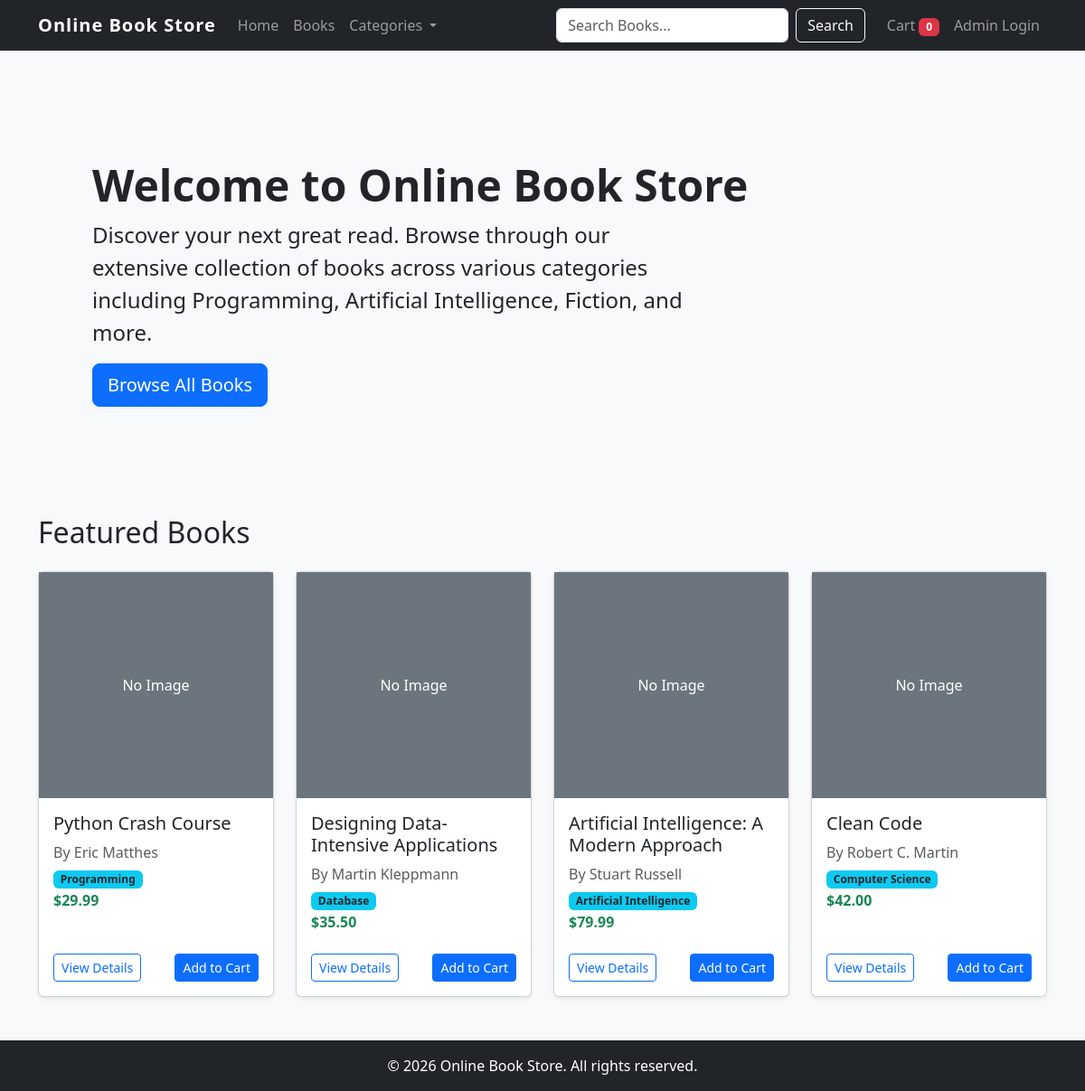
The page / on the database its author committed.
### books/models.py (models this page shows, shortened)
class Book(models.Model):
    title = models.CharField(max_length=200)
    author = models.CharField(max_length=200)
    price = models.DecimalField(max_digits=10, decimal_places=2)
    category = models.ForeignKey(Category, on_delete=models.CASCADE)
    description = models.TextField()
    image = models.ImageField(upload_to='books/', blank=True, null=True)
    stock = models.IntegerField(default=0)

class Category(models.Model):
    name = models.CharField(max_length=100)
    class Meta:
        verbose_name_plural = "Categories"

### books/views.py (the view)
# urls.py: path('', views.home, name='home'),
def home(request):
    books = Book.objects.all()[:4] # Display top 4 books
    return render(request, 'books/home.html', {'books': books})

### books/context_processors.py (called while the page is built)
def categories_processor(request):
    return {'global_categories': Category.objects.all()}

### books/templates/books/home.html
{% extends 'books/base.html' %}
{% block content %}
<div class="p-5 mb-4 bg-light rounded-3">
    <div class="container-fluid py-5">
        <h1 class="display-5 fw-bold">Welcome to Online Book Store</h1>
        <p class="col-md-8 fs-4">Discover your next great read. Browse through our extensive collection of books across various categories including Programming, Artificial Intelligence, Fiction, and more.</p>
        <a href="{% url 'book_list' %}" class="btn btn-primary btn-lg">Browse All Books</a>
    </div>
</div>
<h2 class="mb-4">Featured Books</h2>
<div class="row row-cols-1 row-cols-md-2 row-cols-lg-4 g-4">
    {% for book in books %}
    <div class="col">
        <div class="card h-100 shadow-sm">
            {% if book.image %}
            <img src="{{ book.image.url }}" class="card-img-top" alt="{{ book.title }}" style="height: 250px; object-fit: cover;">
            {% else %}
            <div class="bg-secondary text-white d-flex align-items-center justify-content-center" style="height: 250px;">
                <span>No Image</span>
            </div>
            {% endif %}
            <div class="card-body d-flex flex-column">
                <h5 class="card-title">{{ book.title }}</h5>
                <p class="card-text text-muted mb-1">By {{ book.author }}</p>
                <p class="card-text mb-1"><span class="badge bg-info text-dark">{{ book.category.name }}</span></p>
                <h6 class="card-text text-success fw-bold">${{ book.price }}</h6>
                <div class="mt-auto pt-3 d-flex justify-content-between">
                    <a href="{% url 'book_detail' book.id %}" class="btn btn-outline-primary btn-sm">View Details</a>
                    {% if book.stock > 0 %}
                        <a href="{% url 'add_to_cart' book.id %}" class="btn btn-primary btn-sm">Add to Cart</a>
                    {% else %}
                        <button class="btn btn-secondary btn-sm" disabled>Out of Stock</button>
                    {% endif %}
                </div>
            </div>
        </div>
    </div>
    {% empty %}
    <div class="col-12">
        <p class="text-muted">No books available at the moment.</p>
    </div>
    {% endfor %}
</div>
{% endblock content %}

### books/templates/books/base.html (shortened to what this page needs)
<!DOCTYPE html>
<html lang="en">
<head>
    <link href="https://cdn.jsdelivr.net/npm/bootstrap@5.3.0/dist/css/bootstrap.min.css" rel="stylesheet">
    {% load static %}
    <link rel="stylesheet" href="{% static 'css/style.css' %}">
</head>
<body>
    <nav class="navbar navbar-expand-lg navbar-dark bg-dark mb-4">
        <div class="container">
            <a class="navbar-brand" href="{% url 'home' %}">Online Book Store</a>
            <div class="collapse navbar-collapse" id="navbarNav">
                <ul class="navbar-nav me-auto">
                    <li class="nav-item">
                        <a class="nav-link" href="{% url 'home' %}">Home</a>
                    </li>
                    <li class="nav-item">
                        <a class="nav-link" href="{% url 'book_list' %}">Books</a>
                    </li>
                    <li class="nav-item dropdown">
                        <a class="nav-link dropdown-toggle" href="#" id="navbarDropdown" role="button" data-bs-toggle="dropdown">
                            Categories
                        </a>
                    </li>
                </ul>
                <form class="d-flex me-3" action="{% url 'search' %}" method="GET">
                    <input class="form-control me-2" type="search" placeholder="Search Books..." name="q" value="{{ query|default:'' }}">
                    <button class="btn btn-outline-light" type="submit">Search</button>
                </form>
                <ul class="navbar-nav">
                    <li class="nav-item">
                        <a class="nav-link" href="{% url 'cart' %}">Cart
                            <span class="badge bg-danger">{{ request.session.cart|length }}</span>
                        </a>
                    </li>
                    <li class="nav-item">
                        <a class="nav-link" href="/admin">Admin Login</a>
                    </li>
                </ul>
            </div>
        </div>
    </nav>
    <div class="container" style="min-height: 70vh;">
        {% block content %}
        {% endblock content %}
    </div>
    <footer class="bg-dark text-white text-center py-3 mt-5">
        <p class="mb-0">&copy; 2026 Online Book Store. All rights reserved.</p>
    </footer>
</body>
</html>

### static/css/style.css (style rules this page uses)
body { background-color: #f8f9fa; }
.card { transition: transform 0.2s ease-in-out, box-shadow 0.2s ease-in-out; }
.navbar-brand { font-weight: bold; letter-spacing: 1px; }

### rows shown on the page
Book: image "No Image", title "Python Crash Course", author "Eric Matthes", category.name "Programming", price "29.99", stock "Add to Cart"
Book: image "No Image", title "Designing Data-Intensive Applications", author "Martin Kleppmann", category.name "Database", price "35.50", stock "Add to Cart"
Book: image "No Image", title "Artificial Intelligence: A Modern Approach", author "Stuart Russell", category.name "Artificial Intelligence", price "79.99", stock "Add to Cart"
Book: image "No Image", title "Clean Code", author "Robert C. Martin", category.name "Computer Science", price "42.00", stock "Add to Cart"

### other values the page prints
{{ request.session.cart|length }} "0"
